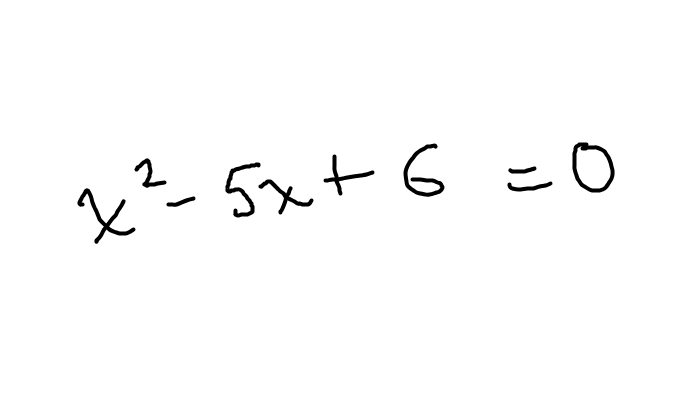
#> input picture test.png, 684 x 400 px
$ python -i ExtractTextArea.py   (imports and definitions only)
#> lines starting #> are read from the running program, lines starting #| are printed output that depends on the picture; after the words box and inside, x2 and y2 are one past the last pixel; in counts of white or black regions, pixels touching at a corner belong together
import sys
import os

# Ensure the parent directories are accessible
sys.path.append(os.path.abspath(os.path.join(os.path.dirname(__file__), '..')))
sys.path.append(os.path.abspath(os.path.join(os.path.dirname(__file__), '../..')))

import cv2
import numpy as np
import os

def crop_to_text(image_path, save_path=os.path.join(os.getcwd(), "cache/cropped_image.png"), padding=10):
    """Crops the image to the region where text is written, removing extra space."""
#> called with image_path = '../test.png', save_path = 'Preprocessing/cache/cropped_image.png', padding = 10

    # Load image in grayscale
    img = cv2.imread(image_path, cv2.IMREAD_GRAYSCALE)
#> img is the input picture: shape (400, 684); min 0, max 255, mean 251.7
    if img is None:
        raise ValueError(f"Could not read image at {image_path}")

    # Apply binary threshold (invert if needed)
    _, thresh = cv2.threshold(img, 0, 255, cv2.THRESH_BINARY_INV + cv2.THRESH_OTSU)
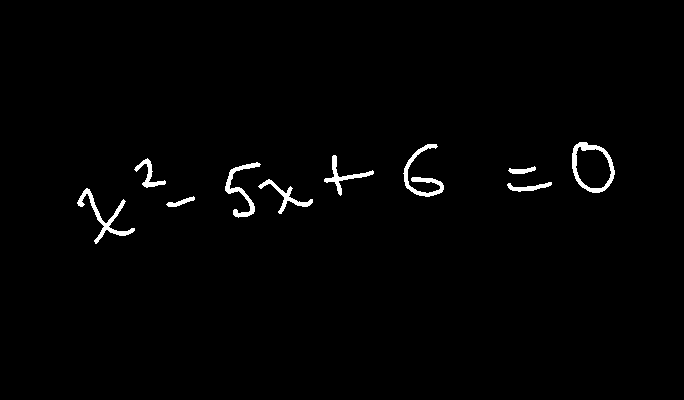
#> thresh: shape (400, 684); 1.4% white; 10 white regions

    # Find contours of text
    contours, _ = cv2.findContours(thresh, cv2.RETR_EXTERNAL, cv2.CHAIN_APPROX_SIMPLE)
#> contours = 10 contours; largest, box (x1, y1, x2, y2) and area: (572, 142, 615, 193) 1620, (77, 188, 135, 244) 456, (403, 144, 444, 197) 433, (225, 162, 261, 218) 388, (258, 179, 313, 214) 289

    # Find bounding box that contains all text
    x, y, w, h = cv2.boundingRect(np.vstack(contours))
#> x = 77; y = 142; w = 538; h = 102

    # Add padding (ensure within image bounds)
    x = max(x - padding, 0)
#> x = 67
    y = max(y - padding, 0)
#> y = 132
    w = min(w + 2 * padding, img.shape[1] - x)
#> w = 558
    h = min(h + 2 * padding, img.shape[0] - y)
#> h = 122

    # Crop the image
    cropped_img = img[y:y+h, x:x+w]
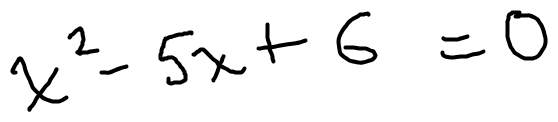
#> cropped_img: shape (122, 558); min 0, max 255, mean 241.7

    # Save and return cropped image
    cv2.imwrite(save_path, cropped_img)
    # print(f"Cropped image saved as {save_path}")
    return cropped_img

>>> result = crop_to_text('../test.png')
